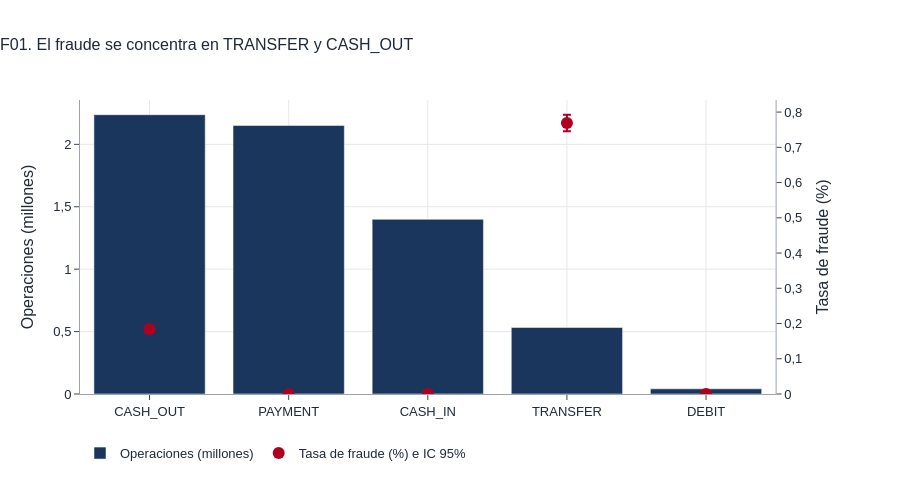

The notebook cell saved with this chart:
### Code cell
# 6.2 Figura F01: volumen y tasa de fraude por tipo (interactiva)
fig = make_subplots(specs=[[{"secondary_y": True}]])
fig.add_bar(x=tipos["Tipo"], y=tipos["Operaciones"] / 1e6, name="Operaciones (millones)", marker_color=COLOR_LEGIT,
            hovertemplate="%{x}<br>%{y:.3f} millones de operaciones<extra></extra>")
fig.add_scatter(x=tipos["Tipo"], y=tipos["Tasa de fraude (%)"], mode="markers", name="Tasa de fraude (%) e IC 95%",
                marker=dict(color=COLOR_FRAUD, size=12),
                error_y=dict(type="data", symmetric=False, array=tipos["IC 95% sup (%)"] - tipos["Tasa de fraude (%)"],
                             arrayminus=tipos["Tasa de fraude (%)"] - tipos["IC 95% inf (%)"]),
                customdata=tipos[["Fraudes"]], hovertemplate="%{x}<br>Tasa: %{y:.4f}%<br>Fraudes: %{customdata[0]:,}<extra></extra>",
                secondary_y=True)
fig.update_layout(title="F01. El fraude se concentra en TRANSFER y CASH_OUT", legend=dict(orientation="h", y=-0.15), height=480)
fig.update_yaxes(title_text="Operaciones (millones)", secondary_y=False)
fig.update_yaxes(title_text="Tasa de fraude (%)", secondary_y=True, showgrid=False, rangemode="tozero")
fig.show()
guardar_fig(fig, "F01_volumen_y_tasa_por_tipo")

### Figure 1 — Plotly figure (JSON) as saved in the notebook; plotly's stock layout.template omitted (floating-point values rounded to 4 significant figures)
{"data": [{"hovertemplate": "%{x}<br>%{y:.3f} millones de operaciones<extra></extra>", "marker": {"color": "#1B365D"}, "name": "Operaciones (millones)", "type": "bar", "x": ["CASH_OUT", "PAYMENT", "CASH_IN", "TRANSFER", "DEBIT"], "y": [2.237, 2.151, 1.399, 0.5329, 0.04143]}, {"customdata": [[4116], [0], [0], [4097], [0]], "error_y": {"array": [0.005701, 0.0001785, 0.0002745, 0.02381, 0.009271], "arrayminus": [0.00553, 0.0, 0.0, 0.0231, 0.0], "symmetric": false, "type": "data"}, "hovertemplate": "%{x}<br>Tasa: %{y:.4f}%<br>Fraudes: %{customdata[0]:,}<extra></extra>", "marker": {"color": "#B00020", "size": 12}, "mode": "markers", "name": "Tasa de fraude (%) e IC 95%", "type": "scatter", "x": ["CASH_OUT", "PAYMENT", "CASH_IN", "TRANSFER", "DEBIT"], "xaxis": "x", "y": [0.184, 0.0, 0.0, 0.7688, 0.0], "yaxis": "y2"}], "layout": {"height": 480, "legend": {"orientation": "h", "y": -0.15}, "title": {"text": "F01. El fraude se concentra en TRANSFER y CASH_OUT"}, "xaxis": {"anchor": "y", "domain": [0.0, 0.94]}, "yaxis": {"anchor": "x", "domain": [0.0, 1.0], "title": {"text": "Operaciones (millones)"}}, "yaxis2": {"anchor": "x", "overlaying": "y", "rangemode": "tozero", "showgrid": false, "side": "right", "title": {"text": "Tasa de fraude (%)"}}}}
